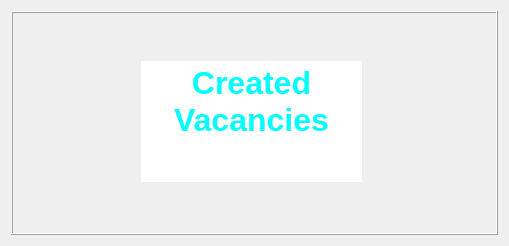
<?xml version="1.0" encoding="UTF-8"?>
<ui version="4.0">
 <class>vacant</class>
 <widget class="QDialog" name="vacant">
  <property name="geometry">
   <rect>
    <x>0</x>
    <y>0</y>
    <width>509</width>
    <height>246</height>
   </rect>
  </property>
  <property name="windowTitle">
   <string>Dialog</string>
  </property>
  <layout class="QGridLayout" name="gridLayout">
   <item row="0" column="0">
    <widget class="QFrame" name="frame">
     <property name="frameShape">
      <enum>QFrame::Box</enum>
     </property>
     <property name="frameShadow">
      <enum>QFrame::Raised</enum>
     </property>
     <widget class="QTextEdit" name="textEdit">
      <property name="geometry">
       <rect>
        <x>130</x>
        <y>50</y>
        <width>221</width>
        <height>121</height>
       </rect>
      </property>
      <property name="frameShape">
       <enum>QFrame::NoFrame</enum>
      </property>
      <property name="html">
       <string>&lt;!DOCTYPE HTML PUBLIC &quot;-//W3C//DTD HTML 4.0//EN&quot; &quot;http://www.w3.org/TR/REC-html40/strict.dtd&quot;&gt;
&lt;html&gt;&lt;head&gt;&lt;meta name=&quot;qrichtext&quot; content=&quot;1&quot; /&gt;&lt;style type=&quot;text/css&quot;&gt;
p, li { white-space: pre-wrap; }
&lt;/style&gt;&lt;/head&gt;&lt;body style=&quot; font-family:'Noto Sans'; font-size:10pt; font-weight:400; font-style:normal;&quot;&gt;
&lt;p align=&quot;center&quot; style=&quot; margin-top:0px; margin-bottom:0px; margin-left:0px; margin-right:0px; -qt-block-indent:0; text-indent:0px;&quot;&gt;&lt;span style=&quot; font-size:24pt; font-weight:600; color:#00ffff;&quot;&gt;Created Vacancies&lt;/span&gt;&lt;/p&gt;&lt;/body&gt;&lt;/html&gt;</string>
      </property>
     </widget>
    </widget>
   </item>
  </layout>
 </widget>
 <resources/>
 <connections/>
</ui>
